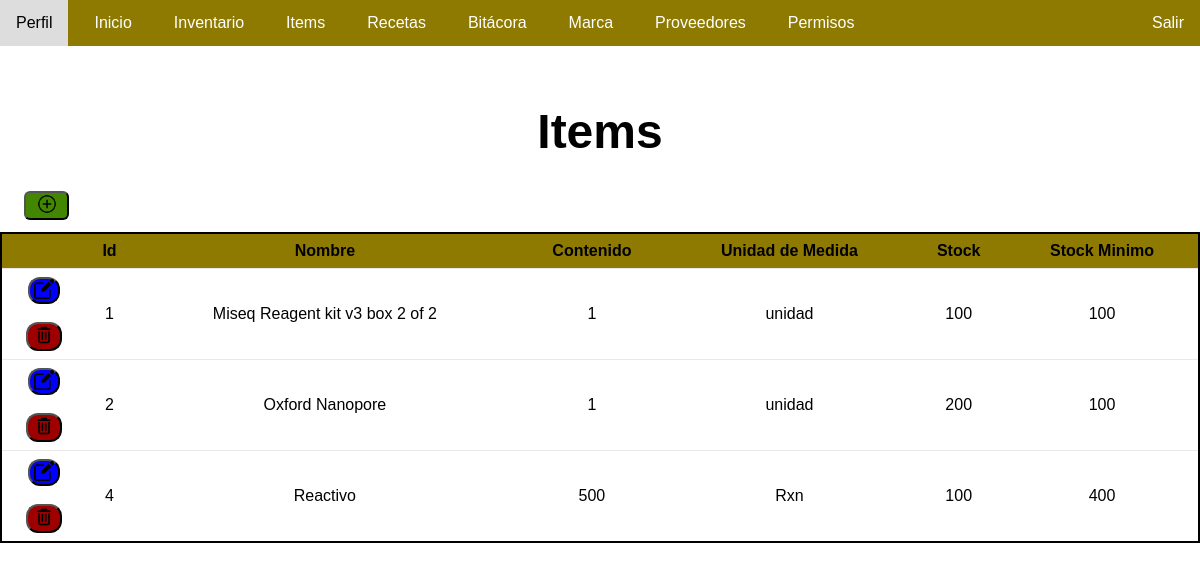
Page /listar-items/ (signed in) on the committed database.
### app/models.py (models this page shows, shortened)
class Item(models.Model):
    nombre = models.CharField(max_length=60, null=False, verbose_name='nombre')
    contenido = models.IntegerField(null=False)
    unidad_de_medida = models.CharField(max_length=30, null=False, verbose_name='unidad_medida')
    stock = models.IntegerField(default=0, blank=True)
    stock_minimo = models.IntegerField(default=0, blank=True)  # Campo agregado
    types = models.ManyToManyField(Type, related_name='items')
    locations = models.ManyToManyField(Location, related_name='items')
    marcas = models.ManyToManyField(Marca, related_name='items')
    proveedores = models.ManyToManyField(Proveedor, related_name='items')
    usuario = models.ForeignKey(User, on_delete=models.SET_NULL, null=True, blank=True)

### app/views.py (the view)
# urls.py: path('listar-items/', views.listar_items, name='listar_items'),
def listar_items(request):
    items = Item.objects.all()
    return render(request, 'listar_items.html', {'items': items})

### app/templates/listar_items.html (shortened to what this page needs)
{% load static %}
<!DOCTYPE html>
<html lang="en">
<head>
    <link rel="stylesheet" type="text/css" href="{% static 'css/marca.css' %}">
</head>
<body>
    <div class="container">
        <nav class="navbar">
            <ul>
                <li><a href="/perfil/">Perfil</a></li>
                <li><a href="/">Inicio</a></li>
                {% if perms.app.view_item %}
                <li><a href="/inventario/">Inventario</a></li>
                {% endif %}
                {% if perms.app.view_item %}
                <li><a href="{% url 'listar_items' %}">Items</a></li>
                {% endif %}
                <li><a href="/recetas/">Recetas</a></li>
                <li><a href="/bitacora/">Bitácora</a></li>
                {% if perms.app.view_marca %}
                <li><a href="/marca/">Marca</a></li>
                {% endif %}
                {% if perms.app.view_proveedor %}
                <li><a href="/proveedores/">Proveedores</a></li>
                {% endif %}
                {% if perms.app.view_auth_permission %}
                <li><a href="/asignar-permisos/">Permisos</a></li>
                {% endif %}
                <li>
                    <div class="cerrar-sesion"><a href="{% url 'salir' %}" class="cerrar-sesion">Salir</a></div>
                </li>
            </ul>
        </nav>
        <br><br><br><br>
        <h1>Items</h1>
        {% if perms.app.add_item %}
        <button type="button" class='insertar' onclick="window.location.href='{% url 'crear_item' %}'" alt="registrar item">
            <img src="{% static 'imagenes/insertar.png' %}" class="insertar-imagen" alt="registrar item">
        </button>
        {% endif %}
        <table class="default">
            <thead>
                <tr>
                    <th></th>
                    <th>Id</th>
                    <th>Nombre</th>
                    <th>Contenido</th>
                    <th>Unidad de Medida</th>
                    <th>Stock</th>
                    <th>Stock Minimo</th>
                </tr>
            </thead>
            <tbody>
                {% for item in items %}
                <tr>
                    <td>
                        {% if perms.app.change_item %}
                        <button type="button" onclick="window.location.href='{% url 'editar_item' item.id %}'" class="editar">
                            <img src="{% static 'imagenes/editar.png' %}" alt="Editar">
                        </button>
                        {% endif %}
                        <br><br>
                        {% if perms.app.delete_item %}
                        <button type="button" class="eliminar" data-item-id="{{ item.id }}">
                            <img src="{% static 'imagenes/borrar.png' %}" alt="Eliminar">
                        </button>
                        {% endif %}
                    </td>
                    <td>{{ item.id }}</td>
                    <td>{{ item.nombre }}</td>
                    <td>{{ item.contenido }}</td>
                    <td>{{ item.unidad_de_medida }}</td>
                    <td>{{ item.stock }}</td>
                    <td>{{ item.stock_minimo }}</td>
                </tr>
                {% endfor %}
            </tbody>
        </table>
    </div>
</body>
</html>

### app/static/css/marca.css (style rules this page uses)
body { margin: 0; padding: 0%; font-family: Arial, sans-serif; }
.navbar { background-color: #8E7A00; overflow: hidden; margin: auto; position: fixed; top: 0; left: 0; width: 100%; }
.navbar ul { list-style-type: none; margin: 0; padding: 0; overflow: hidden; display: flex; }
.navbar ul li { margin-right: 10px; }
.navbar ul li a { display: block; color: white; text-align: center; padding: 14px 16px; text-decoration: none; }
.navbar ul li a.cerrar-sesion { position: absolute; color: white; text-align: center; padding: 14px 16px; text-decoration: none; right: 0; }
.eliminar { background-color: rgb(158, 0, 0); border-radius: 12px; cursor: pointer; }
.eliminar img { width: 20px; height: 20px; }
table { width: 100%; height: 100%; border-collapse: collapse; cursor: default; border: rgb(0, 0, 0) 2px solid; }
th, td { padding: 8px; text-align: center; border-bottom: 1px solid rgba(194, 192, 192, 0.356) }
th { background-color: #8E7A00; color: rgb(0, 0, 0); position: sticky; top: 0; }
.editar { background-color: blue; border-radius: 12px; cursor: pointer; padding: 0; width: 32px; }
.editar img { width: 20px; height: 20px; }
h1 { text-align: center; font-size: xxx-large; }
.insertar { width: 45px; position: static; margin-right: 1%; cursor: pointer; background-color: rgb(67, 134, 0); border-radius: 6px; margin-bottom: 1%; margin-left: 2%; }
.insertar-imagen { width: 20px; height: 20px; }

### rows in the picture
Item: id "1", nombre "Miseq Reagent kit v3 box 2 of 2", contenido "1", unidad_de_medida "unidad", stock "100", stock_minimo "100"
Item: id "2", nombre "Oxford Nanopore", contenido "1", unidad_de_medida "unidad", stock "200", stock_minimo "100"
Item: id "4", nombre "Reactivo", contenido "500", unidad_de_medida "Rxn", stock "100", stock_minimo "400"
